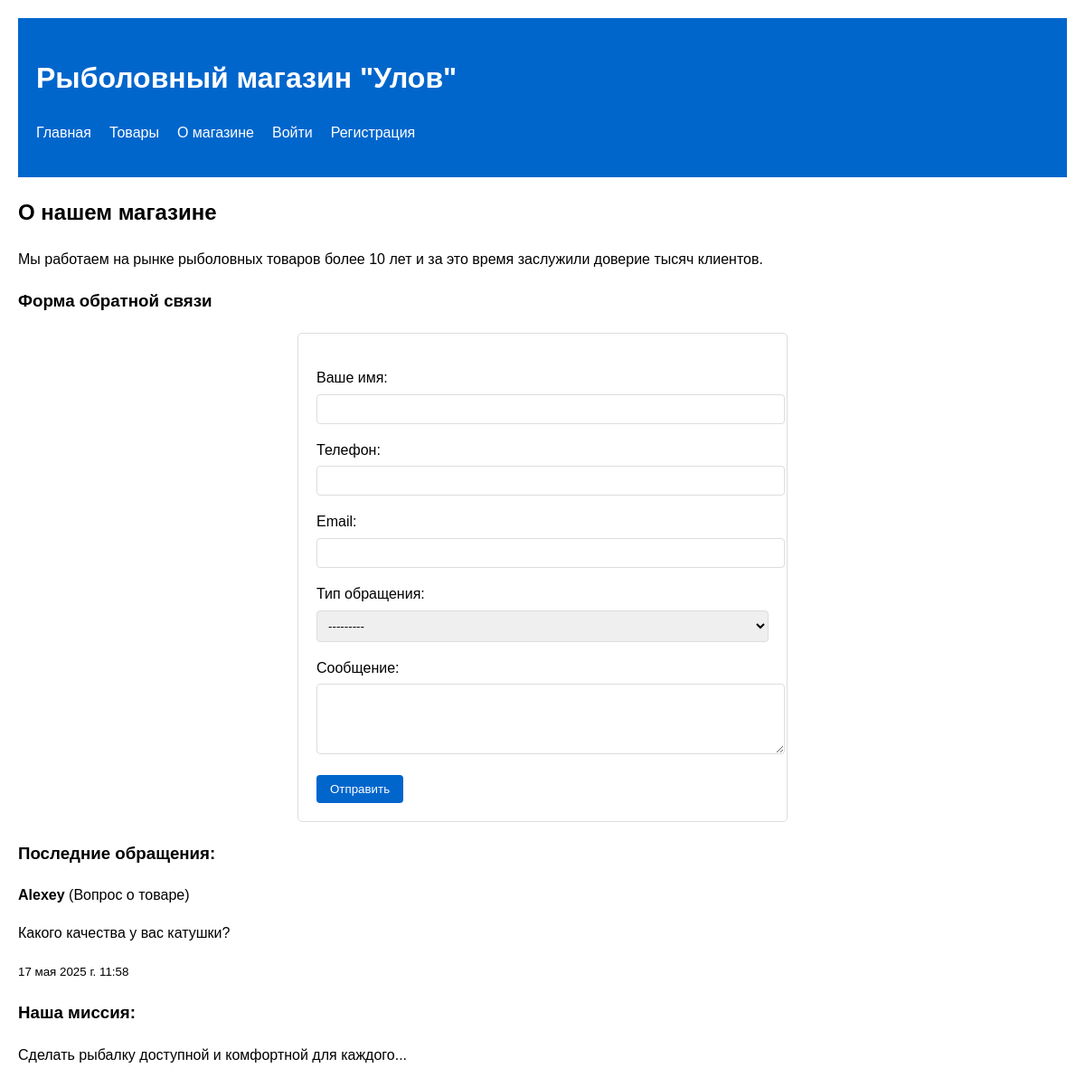
The page /about/ on the database its author committed.
### shop/models.py (models this page shows, shortened)
class Feedback(models.Model):
    FEEDBACK_TYPES = [
        ('question', 'Вопрос о товаре'),
        ('delivery', 'Доставка'),
        ('other', 'Другое'),
    ]
    user = models.ForeignKey(User, on_delete=models.SET_NULL, null=True, blank=True)
    name = models.CharField('Ваше имя', max_length=100)
    phone = models.CharField('Телефон', max_length=20)
    email = models.EmailField('Email')
    feedback_type = models.CharField('Тип обращения', max_length=20, choices=FEEDBACK_TYPES)
    message = models.TextField('Сообщение')
    created_at = models.DateTimeField(auto_now_add=True, verbose_name="Дата создания")

### shop/views.py (the view)
# urls.py: path('about/', views.about_page, name='about'),
def about_page(request):
    if request.method == 'POST':
        form = FeedbackForm(request.POST)
        if form.is_valid():
            feedback = form.save(commit=False)
            if request.user.is_authenticated:
                feedback.user = request.user
            feedback.save()
            return redirect('about')
    else:
        form = FeedbackForm()
    context = {
        "page_name": "О магазине",
        "menu_items": get_base_menu(request),
        "form": form,
        "feedbacks": Feedback.objects.all().order_by('-created_at')[:5],
    }
    return render(request, "about.html", context)

### shop/forms.py
class FeedbackForm(forms.ModelForm):
    class Meta:
        model = Feedback
        fields = ['name', 'phone', 'email', 'feedback_type', 'message']
        widgets = {
            'message': forms.Textarea(attrs={'rows': 4}),
        }

### shop/views.py (called while the page is built)
def get_base_menu(request):
    menu = [
        {"link": "/", "text": "Главная"},
        {"link": "/products/", "text": "Товары"},
        {"link": "/about/", "text": "О магазине"},
    ]
    if request.user.is_authenticated:
        menu.extend([
            {"link": "/profile/", "text": "Профиль"},
            {"link": "/logout/", "text": "Выйти"},
        ])
    else:
        menu.extend([
            {"link": "/login/", "text": "Войти"},
            {"link": "/register/", "text": "Регистрация"},
        ])
    return menu

### templates/about.html (shortened to what this page needs)
{% extends "base.html" %}
{% block content %}
<h2>О нашем магазине</h2>
<div class="about-info">
    <p>Мы работаем на рынке рыболовных товаров более 10 лет и за это время заслужили доверие тысяч клиентов.</p>
    <h3>Форма обратной связи</h3>
    <form method="post">
        {{ form.as_p }}
        <button type="submit" class="btn">Отправить</button>
    </form>
    <div class="feedback-list">
        <h3>Последние обращения:</h3>
        {% if feedbacks %}
            {% for feedback in feedbacks %}
            <div class="feedback-item">
                <p><strong>{{ feedback.name }}</strong> ({{ feedback.get_feedback_type_display }})</p>
                <p>{{ feedback.message|truncatechars:100 }}</p>
                <small>{{ feedback.created_at }}</small>
            </div>
            {% endfor %}
        {% else %}
            <p>Пока нет обращений. Будьте первым!</p>
        {% endif %}
    </div>
    <h3>Наша миссия:</h3>
    <p>Сделать рыбалку доступной и комфортной для каждого...</p>
</div>
{% endblock %}

### static/css/style.css (style rules this page uses)
body { font-family: Arial, sans-serif; line-height: 1.6; margin: 0; padding: 20px; max-width: 1200px; margin: 0 auto; }
.btn { background: #0066cc; color: white; padding: 8px 15px; border: none; border-radius: 4px; cursor: pointer; text-decoration: none; display: inline-block; }
form { max-width: 500px; margin: 20px auto; padding: 20px; border: 1px solid #ddd; border-radius: 5px; }
form p { margin-bottom: 15px; }
form label { display: block; margin-bottom: 5px; }
form input[type="text"], form input[type="password"], form input[type="email"], form textarea, form select { width: 100%; padding: 8px; border: 1px solid #ddd; border-radius: 4px; }

### rows shown on the page
Feedback: name "Alexey", feedback_type "Вопрос о товаре", message "Какого качества у вас катушки?", created_at "17 мая 2025 г. 11:58"

### other values the page prints
{{ item.text }} "Главная" "Товары" "О магазине" "Войти" "Регистрация"
